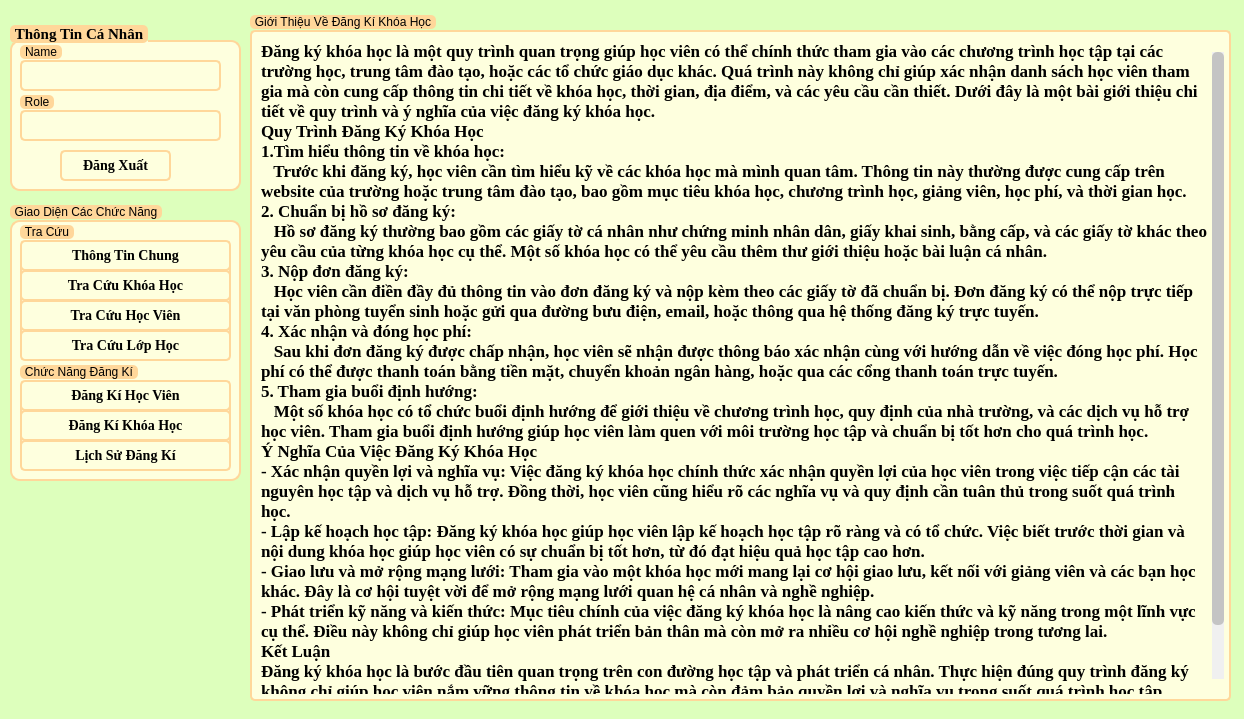
<?xml version="1.0" encoding="UTF-8"?>
<ui version="4.0">
 <class>Guimain</class>
 <widget class="QWidget" name="Guimain">
  <property name="geometry">
   <rect>
    <x>0</x>
    <y>0</y>
    <width>1244</width>
    <height>719</height>
   </rect>
  </property>
  <property name="windowTitle">
   <string>Trang Chủ Nhân Viên</string>
  </property>
  <property name="styleSheet">
   <string notr="true">/* Global Font */
*{
	font: 700 11pt &quot;Times New Roman&quot;;
}

/* Main Widget Background */
QWidget#Guimain {
    background-color: #DDFFBC;
}

/* LineEdit Styles */
QLineEdit {
    border: 2px solid #FFD79A;
    border-radius: 5px;
    padding: 5px;
    background-color: #FEFFDE;
    font-size: 14px;
}

QLineEdit:focus {
    border: 2px solid #0078d7;
}

/* PushButton Styles */
QPushButton {
    border: 2px solid #FFD79A;
    border-radius: 5px;
    padding: 5px 15px;
    background-color: #FEFFDE;
    color: #000000;
    font-size: 14px;
}

QPushButton:hover {
    background-color: #FFD79A;
}

QPushButton:pressed {
    background-color: #004494;
}

/* TableWidget Styles */
QTableWidget {
    border: 2px solid #c4c4c4;
    border-radius: 5px;
    font-size: 14px;
}

QHeaderView::section {
    background-color: #FFFAC0;
    color: #9DE6E8;
    padding: 5px;
    border: 1px solid #c4c4c4;
}

QTableWidget::item {
    padding: 5px;
}

QTableWidget::item:selected {
    background-color: #FFD79A;
    color: #FFFAC0;
}

QTableWidget::item:hover {
    background-color: #FFD79A;
}

/* ScrollBar Styles */
QScrollBar:vertical {
    border: none;
    background: #f0f0f0;
    width: 12px;
    margin: 15px 0 15px 0;
}

QScrollBar::handle:vertical {
    background: #c4c4c4;
    min-height: 20px;
    border-radius: 5px;
}

QScrollBar::add-line:vertical,
QScrollBar::sub-line:vertical {
    height: 0;
}

QScrollBar::add-page:vertical,
QScrollBar::sub-page:vertical {
    background: none;
}

/* QDateEdit Styles */
QDateEdit {
    border: 2px solid #FFD79A;
    border-radius: 5px;
    padding: 5px;
    background-color: #FEFFDE;
    font-size: 14px;
}

QDateEdit:focus {
    border: 2px solid #0078d7;
}

/* ComboBox Styles */
QComboBox {
    border: 2px solid #FFD79A;
    border-radius: 5px;
    padding: 5px;
    background-color: #FEFFDE;
    font-size: 14px;
    min-width: 6em;
}

QComboBox:focus {
    border: 2px solid #0078d7;
}

QComboBox::drop-down {
    border: none;
}

QComboBox::down-arrow {
    image: url(down_arrow.png); /* Thay đổi icon mũi tên nếu cần */
}

QComboBox::down-arrow:on {
    top: 1px;
    left: 1px;
}

QComboBox QAbstractItemView {
    border: 2px solid #FFD79A;
    border-radius: 5px;
    background-color: #FEFFDE;
    font-size: 14px;
    selection-background-color: #FFD79A;
}

/* TabWidget Styles */
QTabWidget::pane {
    border: 2px solid #FFD79A;
    border-radius: 5px;
    background-color: #FEFFDE;
    padding: 10px;
}

QTabBar::tab {
    background: #FFD79A;
    border: 2px solid #FFD79A;
    border-radius: 5px;
    padding: 10px;
    font-size: 14px;
    min-width: 100px;
}

QTabBar::tab:selected {
    background: #9DE6E8;
    color: #000000;
}

QTabBar::tab:!selected {
    background: #FEFFDE;
    color: #9DE6E8;
}

QTabBar::tab:hover {
    background: #9DE6E8;
    color: #FFFFFF;
}

QTabBar::tab:top:selected {
    border-bottom-color: none;
}

QTabBar::tab:bottom:selected {
    border-top-color: none;
}

QTabBar::tab:left:selected {
    border-right-color: none;
}

QTabBar::tab:right:selected {
    border-left-color: none;
}
/* PlainTextEdit Styles */
QPlainTextEdit {
    border: 2px solid #FFD79A;
    border-radius: 5px;
    padding: 5px;
    background-color: #FEFFDE;
    font-size: 13pt; /* Tăng cỡ chữ lên 16pt */
    color: #000000; /* Màu chữ đen */
}

QPlainTextEdit:focus {
    border: 2px solid #0078d7;
}
/* GroupBox Styles */
QGroupBox {
    border: 2px solid #FFD79A;
    border-radius: 10px;
    margin-top: 20px;
    background-color: #FEFFDE;
    padding: 10px;
}

QGroupBox::title {
    subcontrol-origin: margin;
    subcontrol-position: top left;
	top: 5px;
    padding: 0 3px;
    background-color: #FFD79A;
    border-radius: 5px;
    color: #000000;
    font-size: 14pt;
    font-weight: bold;
}
</string>
  </property>
  <widget class="QGroupBox" name="groupBox">
   <property name="enabled">
    <bool>false</bool>
   </property>
   <property name="geometry">
    <rect>
     <x>250</x>
     <y>10</y>
     <width>981</width>
     <height>691</height>
    </rect>
   </property>
   <property name="title">
    <string>Giới Thiệu Về Đăng Kí Khóa Học</string>
   </property>
   <widget class="QPlainTextEdit" name="plainTextEdit">
    <property name="enabled">
     <bool>false</bool>
    </property>
    <property name="geometry">
     <rect>
      <x>0</x>
      <y>20</y>
      <width>981</width>
      <height>671</height>
     </rect>
    </property>
    <property name="font">
     <font>
      <family>Times New Roman</family>
      <pointsize>13</pointsize>
      <italic>false</italic>
      <bold>true</bold>
     </font>
    </property>
    <property name="plainText">
     <string>Đăng ký khóa học là một quy trình quan trọng giúp học viên có thể chính thức tham gia vào các chương trình học tập tại các trường học, trung tâm đào tạo, hoặc các tổ chức giáo dục khác. Quá trình này không chỉ giúp xác nhận danh sách học viên tham gia mà còn cung cấp thông tin chi tiết về khóa học, thời gian, địa điểm, và các yêu cầu cần thiết. Dưới đây là một bài giới thiệu chi tiết về quy trình và ý nghĩa của việc đăng ký khóa học.
Quy Trình Đăng Ký Khóa Học
1.Tìm hiểu thông tin về khóa học:
   Trước khi đăng ký, học viên cần tìm hiểu kỹ về các khóa học mà mình quan tâm. Thông tin này thường được cung cấp trên website của trường hoặc trung tâm đào tạo, bao gồm mục tiêu khóa học, chương trình học, giảng viên, học phí, và thời gian học.
2. Chuẩn bị hồ sơ đăng ký:
   Hồ sơ đăng ký thường bao gồm các giấy tờ cá nhân như chứng minh nhân dân, giấy khai sinh, bằng cấp, và các giấy tờ khác theo yêu cầu của từng khóa học cụ thể. Một số khóa học có thể yêu cầu thêm thư giới thiệu hoặc bài luận cá nhân.
3. Nộp đơn đăng ký:
   Học viên cần điền đầy đủ thông tin vào đơn đăng ký và nộp kèm theo các giấy tờ đã chuẩn bị. Đơn đăng ký có thể nộp trực tiếp tại văn phòng tuyển sinh hoặc gửi qua đường bưu điện, email, hoặc thông qua hệ thống đăng ký trực tuyến.
4. Xác nhận và đóng học phí:
   Sau khi đơn đăng ký được chấp nhận, học viên sẽ nhận được thông báo xác nhận cùng với hướng dẫn về việc đóng học phí. Học phí có thể được thanh toán bằng tiền mặt, chuyển khoản ngân hàng, hoặc qua các cổng thanh toán trực tuyến.
5. Tham gia buổi định hướng:
   Một số khóa học có tổ chức buổi định hướng để giới thiệu về chương trình học, quy định của nhà trường, và các dịch vụ hỗ trợ học viên. Tham gia buổi định hướng giúp học viên làm quen với môi trường học tập và chuẩn bị tốt hơn cho quá trình học.
Ý Nghĩa Của Việc Đăng Ký Khóa Học
- Xác nhận quyền lợi và nghĩa vụ: Việc đăng ký khóa học chính thức xác nhận quyền lợi của học viên trong việc tiếp cận các tài nguyên học tập và dịch vụ hỗ trợ. Đồng thời, học viên cũng hiểu rõ các nghĩa vụ và quy định cần tuân thủ trong suốt quá trình học.
- Lập kế hoạch học tập: Đăng ký khóa học giúp học viên lập kế hoạch học tập rõ ràng và có tổ chức. Việc biết trước thời gian và nội dung khóa học giúp học viên có sự chuẩn bị tốt hơn, từ đó đạt hiệu quả học tập cao hơn.
- Giao lưu và mở rộng mạng lưới: Tham gia vào một khóa học mới mang lại cơ hội giao lưu, kết nối với giảng viên và các bạn học khác. Đây là cơ hội tuyệt vời để mở rộng mạng lưới quan hệ cá nhân và nghề nghiệp.
- Phát triển kỹ năng và kiến thức: Mục tiêu chính của việc đăng ký khóa học là nâng cao kiến thức và kỹ năng trong một lĩnh vực cụ thể. Điều này không chỉ giúp học viên phát triển bản thân mà còn mở ra nhiều cơ hội nghề nghiệp trong tương lai.
Kết Luận
Đăng ký khóa học là bước đầu tiên quan trọng trên con đường học tập và phát triển cá nhân. Thực hiện đúng quy trình đăng ký không chỉ giúp học viên nắm vững thông tin về khóa học mà còn đảm bảo quyền lợi và nghĩa vụ trong suốt quá trình học tập. Bằng cách chọn lựa khóa học phù hợp và tham gia nghiêm túc, học viên sẽ có cơ hội phát triển toàn diện và đạt được những thành công mới trong sự nghiệp và cuộc sống.</string>
    </property>
   </widget>
  </widget>
  <widget class="QGroupBox" name="groupBox_5">
   <property name="geometry">
    <rect>
     <x>10</x>
     <y>200</y>
     <width>231</width>
     <height>281</height>
    </rect>
   </property>
   <property name="title">
    <string>Giao Diện Các Chức Năng</string>
   </property>
   <widget class="QGroupBox" name="groupBox_3">
    <property name="geometry">
     <rect>
      <x>10</x>
      <y>20</y>
      <width>211</width>
      <height>141</height>
     </rect>
    </property>
    <property name="title">
     <string>Tra Cứu</string>
    </property>
    <widget class="QPushButton" name="btn_tracuuhocvien">
     <property name="geometry">
      <rect>
       <x>0</x>
       <y>80</y>
       <width>211</width>
       <height>31</height>
      </rect>
     </property>
     <property name="font">
      <font>
       <family>Times New Roman</family>
       <pointsize>-1</pointsize>
       <italic>false</italic>
       <bold>true</bold>
       <underline>false</underline>
       <strikeout>false</strikeout>
      </font>
     </property>
     <property name="text">
      <string>Tra Cứu Học Viên</string>
     </property>
    </widget>
    <widget class="QPushButton" name="btn_thongtinchung">
     <property name="enabled">
      <bool>false</bool>
     </property>
     <property name="geometry">
      <rect>
       <x>0</x>
       <y>20</y>
       <width>211</width>
       <height>31</height>
      </rect>
     </property>
     <property name="font">
      <font>
       <family>Times New Roman</family>
       <pointsize>-1</pointsize>
       <italic>false</italic>
       <bold>true</bold>
       <underline>false</underline>
       <strikeout>false</strikeout>
      </font>
     </property>
     <property name="text">
      <string>Thông Tin Chung</string>
     </property>
    </widget>
    <widget class="QPushButton" name="btn_tracuukhoahoc">
     <property name="enabled">
      <bool>true</bool>
     </property>
     <property name="geometry">
      <rect>
       <x>0</x>
       <y>50</y>
       <width>211</width>
       <height>31</height>
      </rect>
     </property>
     <property name="font">
      <font>
       <family>Times New Roman</family>
       <pointsize>-1</pointsize>
       <italic>false</italic>
       <bold>true</bold>
       <underline>false</underline>
       <strikeout>false</strikeout>
      </font>
     </property>
     <property name="text">
      <string>Tra Cứu Khóa Học</string>
     </property>
    </widget>
    <widget class="QPushButton" name="btn_tracuulophoc">
     <property name="geometry">
      <rect>
       <x>0</x>
       <y>110</y>
       <width>211</width>
       <height>31</height>
      </rect>
     </property>
     <property name="font">
      <font>
       <family>Times New Roman</family>
       <pointsize>-1</pointsize>
       <italic>false</italic>
       <bold>true</bold>
       <underline>false</underline>
       <strikeout>false</strikeout>
      </font>
     </property>
     <property name="text">
      <string>Tra Cứu Lớp Học</string>
     </property>
    </widget>
   </widget>
   <widget class="QGroupBox" name="groupBox_4">
    <property name="geometry">
     <rect>
      <x>10</x>
      <y>160</y>
      <width>211</width>
      <height>111</height>
     </rect>
    </property>
    <property name="title">
     <string>Chức Năng Đăng Kí</string>
    </property>
    <widget class="QPushButton" name="btn_dangkikhoahoc">
     <property name="enabled">
      <bool>true</bool>
     </property>
     <property name="geometry">
      <rect>
       <x>0</x>
       <y>50</y>
       <width>211</width>
       <height>31</height>
      </rect>
     </property>
     <property name="font">
      <font>
       <family>Times New Roman</family>
       <pointsize>-1</pointsize>
       <italic>false</italic>
       <bold>true</bold>
       <underline>false</underline>
       <strikeout>false</strikeout>
      </font>
     </property>
     <property name="text">
      <string>Đăng Kí Khóa Học</string>
     </property>
    </widget>
    <widget class="QPushButton" name="btn_lichsudangki">
     <property name="enabled">
      <bool>true</bool>
     </property>
     <property name="geometry">
      <rect>
       <x>0</x>
       <y>80</y>
       <width>211</width>
       <height>31</height>
      </rect>
     </property>
     <property name="font">
      <font>
       <family>Times New Roman</family>
       <pointsize>-1</pointsize>
       <italic>false</italic>
       <bold>true</bold>
       <underline>false</underline>
       <strikeout>false</strikeout>
      </font>
     </property>
     <property name="text">
      <string>Lịch Sử Đăng Kí</string>
     </property>
    </widget>
    <widget class="QPushButton" name="btn_dangkihocvien">
     <property name="enabled">
      <bool>true</bool>
     </property>
     <property name="geometry">
      <rect>
       <x>0</x>
       <y>20</y>
       <width>211</width>
       <height>31</height>
      </rect>
     </property>
     <property name="font">
      <font>
       <family>Times New Roman</family>
       <pointsize>-1</pointsize>
       <italic>false</italic>
       <bold>true</bold>
       <underline>false</underline>
       <strikeout>false</strikeout>
      </font>
     </property>
     <property name="text">
      <string>Đăng Kí Học Viên</string>
     </property>
    </widget>
   </widget>
  </widget>
  <widget class="QGroupBox" name="groupBox_2">
   <property name="enabled">
    <bool>true</bool>
   </property>
   <property name="geometry">
    <rect>
     <x>10</x>
     <y>20</y>
     <width>231</width>
     <height>171</height>
    </rect>
   </property>
   <property name="font">
    <font>
     <family>Times New Roman</family>
     <pointsize>11</pointsize>
     <italic>false</italic>
     <bold>true</bold>
    </font>
   </property>
   <property name="title">
    <string>Thông Tin Cá Nhân</string>
   </property>
   <widget class="QPushButton" name="btn_dangxuat">
    <property name="geometry">
     <rect>
      <x>50</x>
      <y>130</y>
      <width>111</width>
      <height>31</height>
     </rect>
    </property>
    <property name="font">
     <font>
      <family>Times New Roman</family>
      <pointsize>-1</pointsize>
      <italic>false</italic>
      <bold>true</bold>
      <underline>false</underline>
      <strikeout>false</strikeout>
     </font>
    </property>
    <property name="styleSheet">
     <string notr="true"/>
    </property>
    <property name="text">
     <string>Đăng Xuất</string>
    </property>
   </widget>
   <widget class="QGroupBox" name="groupBox_6">
    <property name="geometry">
     <rect>
      <x>10</x>
      <y>70</y>
      <width>201</width>
      <height>51</height>
     </rect>
    </property>
    <property name="title">
     <string>Role</string>
    </property>
    <widget class="QLineEdit" name="infor_role">
     <property name="enabled">
      <bool>false</bool>
     </property>
     <property name="geometry">
      <rect>
       <x>0</x>
       <y>20</y>
       <width>201</width>
       <height>31</height>
      </rect>
     </property>
    </widget>
   </widget>
   <widget class="QGroupBox" name="groupBox_7">
    <property name="geometry">
     <rect>
      <x>10</x>
      <y>20</y>
      <width>201</width>
      <height>51</height>
     </rect>
    </property>
    <property name="layoutDirection">
     <enum>Qt::LeftToRight</enum>
    </property>
    <property name="autoFillBackground">
     <bool>false</bool>
    </property>
    <property name="title">
     <string>Name</string>
    </property>
    <widget class="QLineEdit" name="infor_username">
     <property name="enabled">
      <bool>false</bool>
     </property>
     <property name="geometry">
      <rect>
       <x>0</x>
       <y>20</y>
       <width>201</width>
       <height>31</height>
      </rect>
     </property>
    </widget>
   </widget>
  </widget>
 </widget>
 <resources/>
 <connections/>
</ui>
